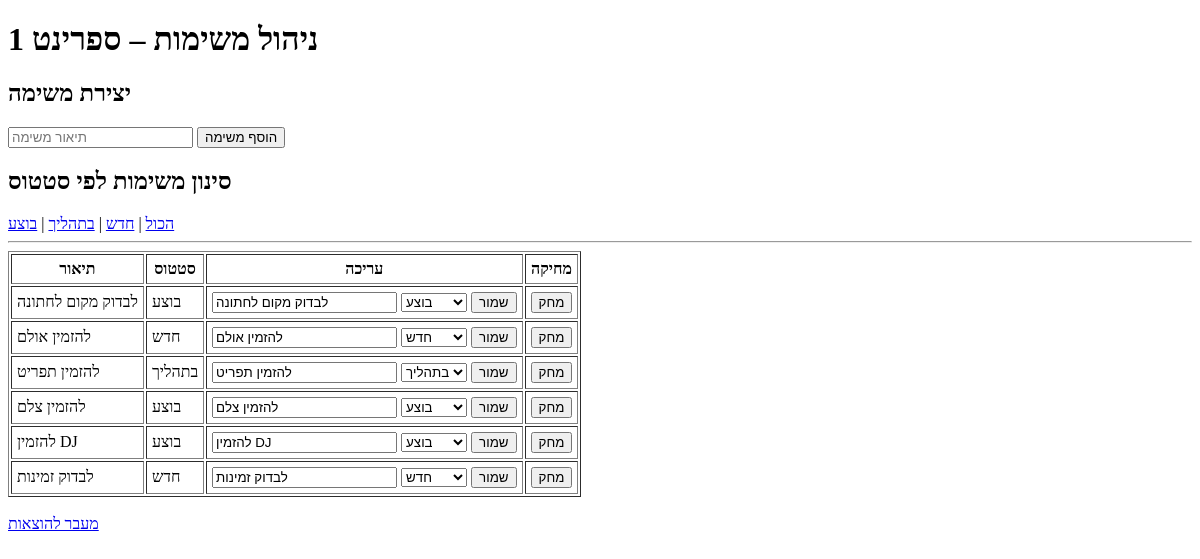
/tasks, run on an earlier commit of the app's database.
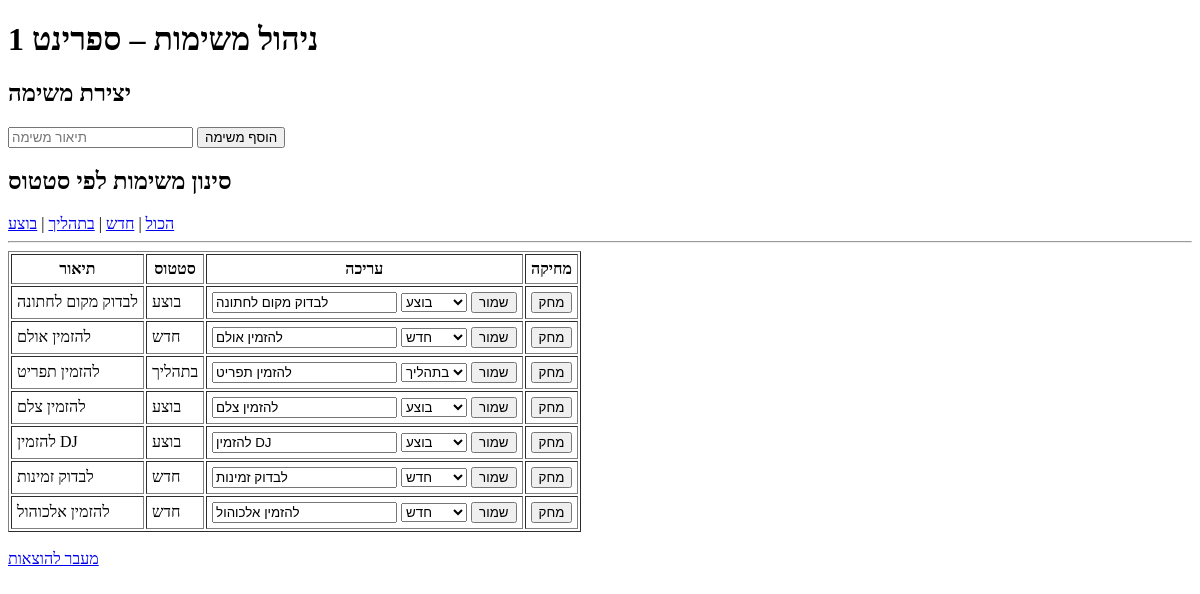
And on a later commit of the database.
### tables this page shows
CREATE TABLE tasks (
    id INTEGER PRIMARY KEY AUTOINCREMENT,
    title TEXT NOT NULL,
    status TEXT DEFAULT 'חדש'
);

### app.py (the view)
@app.route("/tasks", methods=["GET"])
def tasks_page():
    status_filter = request.args.get("status")
    conn = get_db_connection()
    if status_filter:
        tasks = conn.execute('SELECT * FROM tasks WHERE status = ?', (status_filter,)).fetchall()
    else:
        tasks = conn.execute('SELECT * FROM tasks').fetchall()
    conn.close()
    return render_template("tasks.html", tasks=tasks, current_status=status_filter)

### app.py (called while the page is built)
def get_db_connection():
    conn = sqlite3.connect('database.db')
    conn.row_factory = sqlite3.Row  # מאפשר גישה לעמודות בשם
    return conn

### templates/tasks.html (shortened to what this page needs)
<!DOCTYPE html>
<html lang="he">
<head>
</head>
<body>
    <h1>ניהול משימות – ספרינט 1</h1>
    <h2>יצירת משימה</h2>
    <form action="/tasks/create" method="post">
        <input type="text" name="title" placeholder="תיאור משימה" required>
        <button type="submit">הוסף משימה</button>
    </form>
    <h2>סינון משימות לפי סטטוס</h2>
    <a href="/tasks">הכול</a> |
    <a href="/tasks?status=חדש">חדש</a> |
    <a href="/tasks?status=בתהליך">בתהליך</a> |
    <a href="/tasks?status=בוצע">בוצע</a>
    <hr>
    {% if tasks %}
        <table border="1" cellpadding="5">
            <tr>
                <th>תיאור</th>
                <th>סטטוס</th>
                <th>עריכה</th>
                <th>מחיקה</th>
            </tr>
            {% for task in tasks %}
            <tr>
                <td>{{ task.title }}</td>
                <td>{{ task.status }}</td>
                <td>
                    <form action="/tasks/{{ task.id }}/edit" method="post">
                        <input type="text" name="title" value="{{ task.title }}">
                        <select name="status">
                            <option value="חדש" {% if task.status == "חדש" %}selected{% endif %}>חדש</option>
                            <option value="בתהליך" {% if task.status == "בתהליך" %}selected{% endif %}>בתהליך</option>
                            <option value="בוצע" {% if task.status == "בוצע" %}selected{% endif %}>בוצע</option>
                        </select>
                        <button type="submit">שמור</button>
                    </form>
                </td>
                <td>
                    <form action="/tasks/{{ task.id }}/delete" method="post" onsubmit="return confirm('למחוק משימה?');">
                        <button type="submit">מחק</button>
                    </form>
                </td>
            </tr>
            {% endfor %}
        </table>
    {% else %}
        <p>אין משימות עדיין.</p>
    {% endif %}
    <br>
    <a href="/budget">מעבר להוצאות</a>
</body>
</html>

What changed in the data, as far as the page shows it:
added tasks: title "להזמין אלכוהול", status "חדש"
